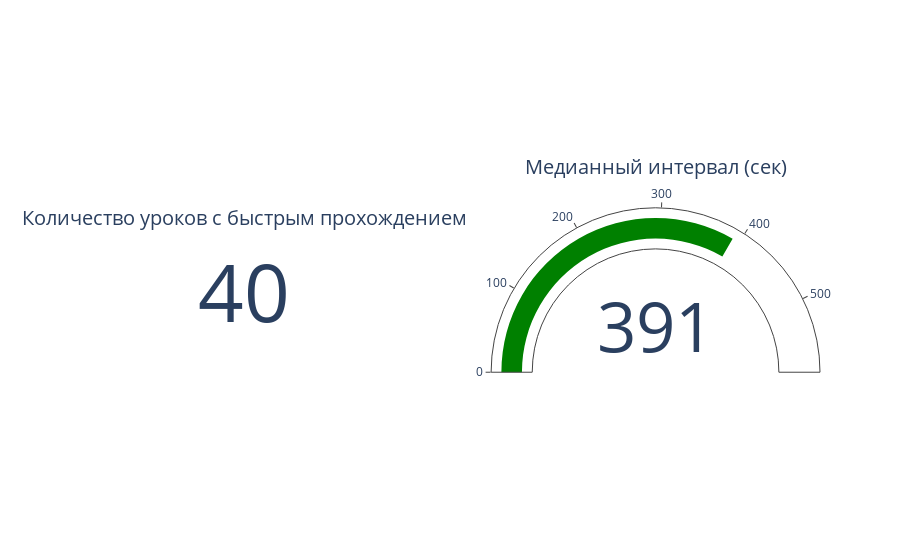

The cell this chart's notebook holds for it:
### Code cell
import plotly.graph_objects as go

fig = go.Figure()

fig.add_trace(go.Indicator(
    mode = "number",
    value = 40,
    title = 'Количество уроков с быстрым прохождением',
    domain = {'row': 0, 'column': 0}))

fig.add_trace(go.Indicator(
    mode = "gauge+number",
    value = df2['delta_seconds'].median(),
    title = {'text': "Медианный интервал (сек)"},
    domain = {'row': 0, 'column': 1}))

fig.update_layout(
    grid = {'rows': 1, 'columns': 2, 'pattern': "independent"},
    template = {'data' : {'indicator': [{
        'title': {'text': "Speed"},
        'mode' : "number+delta+gauge",
        'delta' : {'reference': 90}}]
                         }})

fig.show()

### Figure 1 — Plotly figure (JSON) as saved in the notebook; plotly's stock layout.template omitted (floating-point values rounded to 4 significant figures)
{"data": [{"domain": {"column": 0, "row": 0}, "mode": "number", "title": {"text": "Количество уроков с быстрым прохождением"}, "type": "indicator", "value": 40}, {"domain": {"column": 1, "row": 0}, "mode": "gauge+number", "title": {"text": "Медианный интервал (сек)"}, "type": "indicator", "value": 391}], "layout": {"grid": {"columns": 2, "pattern": "independent", "rows": 1}}}
